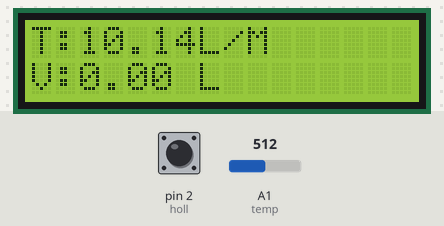
A sketch run on a simulated Arduino Uno, built with avr-gcc and run on an emulated ATmega328P. Shown: 16×2 character LCD. The inputs (shaded band) are chosen by the test bench; at power-on: A1 (temp) = 512, pin 2 (holl) HIGH. What the sketch prints to the serial monitor is not drawn.

Above: at 1.2 s.
1.3 s: A1 (temp) set to 749
At 3.3 s:
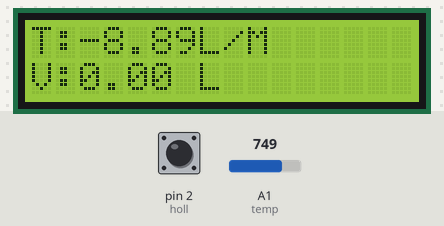
3.6 s: A1 (temp) set to 776
At 5.1 s:
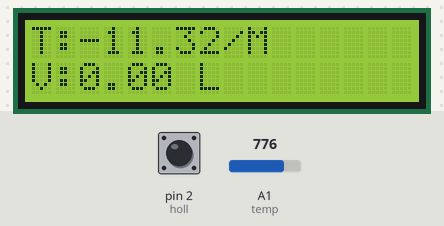
5.6 s: pin 2 (holl) pulled LOW for 0.15 s
At 6.5 s:
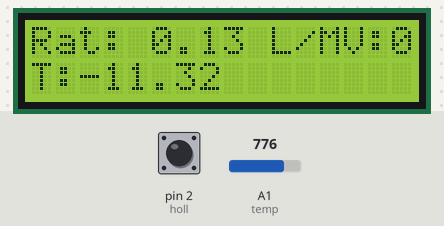
8.6 s: A1 (temp) set to 1004
At 9.5 s:
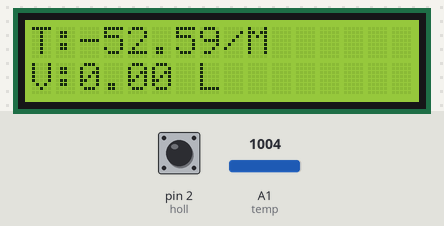
10.6 s: A1 (temp) set to 1023
At 12.2 s:
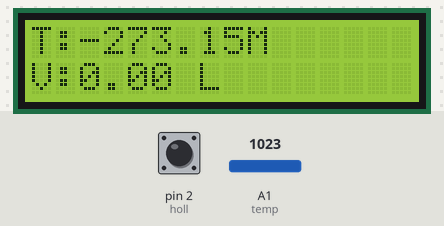
12.6 s: pin 2 (holl) pulled LOW for 1 s
At 14.9 s:
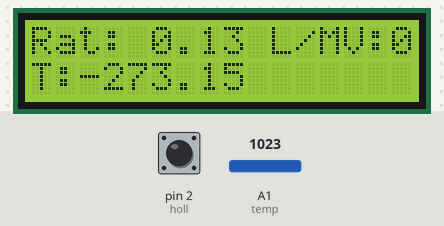
Timing chart, 0 to 16.4 s (numbered marks = the images above; inputs shaded):
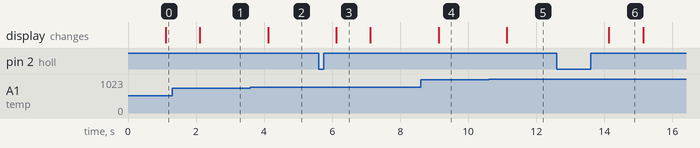

The sketch:

holl_ntc.ino
```cpp
/*
Проект измерения потока вода и температуры
посредством датчика YF-B7
*/

#include <LiquidCrystal.h>
#define B 3950 // B коэффициент NTC
#define RESISTOR 200000 // сопротивление резистора, 200 кОм
#define THERMISTOR 100000 // номинальное сопротивление термистора, 100 кОм
#define NOMINAL 25

unsigned char temp = A1; // пин входа датчика температуры
volatile int flow_freq; // импульсы с датчика
float vol = 0.0,l_minute;
unsigned char holl = 2; // пин входа датчика холла
unsigned long currentTime;
unsigned long cloopTime;


LiquidCrystal lcd(12, 11, 5, 4, 3, 9);
void flow () // функция обработки прерывания
{
   flow_freq++;
}
void setup()
{
   pinMode(temp, INPUT);
   pinMode(holl, INPUT);
   digitalWrite(holl, HIGH); // Optional Internal Pull-Up
   Serial.begin(9600);
   lcd.begin(16, 2);
   attachInterrupt(digitalPinToInterrupt(holl), flow, RISING); // Setup Interrupt
   lcd.clear();
   lcd.setCursor(0,0);
   lcd.print("Water flow measur");
   lcd.setCursor(0,1);
   lcd.print("Temp. measur");
   currentTime = millis();
   cloopTime = currentTime;
}
void loop ()
{
   currentTime = millis();
   int t = analogRead(temp);
   float tr = 1023.0/t-1;
   tr = RESISTOR/tr;
   Serial.print("t=");
   float temp_ntc;
   temp_ntc = tr / THERMISTOR;
   temp_ntc = log(temp_ntc);
   temp_ntc /= B;
   temp_ntc += 1.0 / (NOMINAL + 273.15);
   temp_ntc = 1.0 / temp_ntc;
   temp_ntc -= 273.15;
   Serial.print(tr);
   // скорость потока воды в литрах в минуту
   if(currentTime >= (cloopTime + 1000))
   {
    cloopTime = currentTime;
    if(flow_freq != 0){
      l_minute = (flow_freq / 7.5);
      lcd.clear();
      lcd.setCursor(0,0);
      lcd.print("Rat: ");
      lcd.print(l_minute);
      lcd.print(" L/M");
      l_minute = l_minute/60;
      vol = vol +l_minute;
      lcd.print("V:");
      lcd.print(vol);
      lcd.print(" L");
      lcd.setCursor(0,1);
      lcd.print("T:");
      lcd.print(temp_ntc);
      flow_freq = 0; // сбрасываем счетчик
      Serial.print(l_minute, DEC);
      Serial.println(" L/S");
    }
    else {
      Serial.println(" flow rate = 0 ");
      lcd.clear();
      lcd.print("Rat: ");
      lcd.print( flow_freq);
      lcd.print(" L/M");
      lcd.setCursor(0,1);
      lcd.print("V:");
      lcd.print(vol);
      lcd.print(" L");
      lcd.setCursor(0,0);
      lcd.print("T:");
      lcd.print(temp_ntc);
    }
   }
}
```

Measured:
- the behaviour switches between 761 and 762 on A1 (temp) (found by bisection; images 1 and 2)
- the behaviour switches between 1022 and 1023 on A1 (temp) (found by bisection; images 4 and 5)
- after the input at 1.3 s, the display: changes after 0.81 s (image 1)
- after the input at 3.6 s, the display: changes after 0.52 s (image 2)
- after the input at 5.6 s, the display: changes after 0.51 s (image 3)
- after the input at 8.6 s, the display: changes after 0.53 s (image 4)
- after the input at 10.6 s, the display: changes after 0.53 s (image 5)
- after the input at 12.6 s, the display: changes after 1.5 s (image 6)
